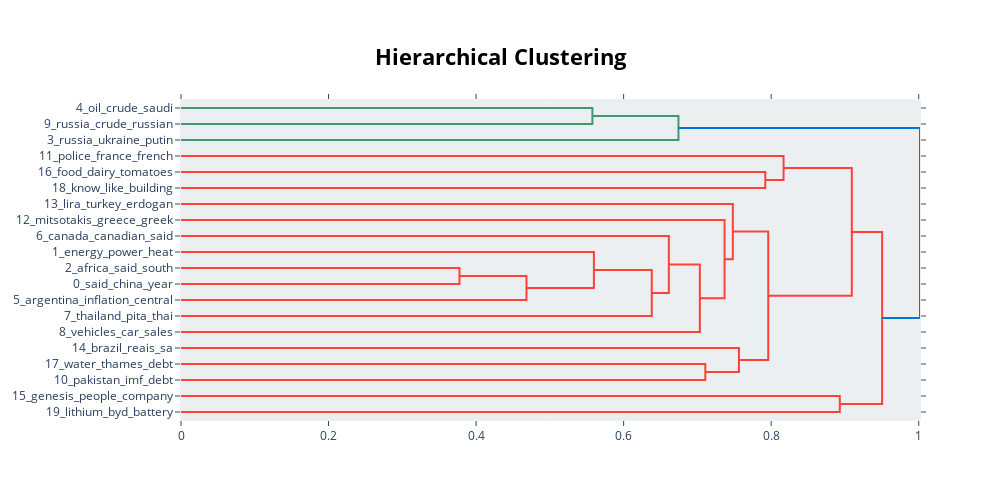

This figure's notebook cell:
### Code cell
model.visualize_hierarchy(top_n_topics=30)

### Figure 1 — Plotly figure (JSON) as saved in the notebook; plotly's stock layout.template omitted (floating-point values rounded to 4 significant figures)
{"data": [{"hoverinfo": "text", "marker": {"color": "rgb(61,153,112)"}, "mode": "lines", "type": "scatter", "x": [0, 0.5576, 0.5576, 0], "xaxis": "x", "y": [-5, -5, -15, -15], "yaxis": "y"}, {"hoverinfo": "text", "marker": {"color": "rgb(61,153,112)"}, "mode": "lines", "type": "scatter", "x": [0.5576, 0.6743, 0.6743, 0], "xaxis": "x", "y": [-10, -10, -25, -25], "yaxis": "y"}, {"hoverinfo": "text", "marker": {"color": "rgb(255,65,54)"}, "mode": "lines", "type": "scatter", "x": [0, 0.7921, 0.7921, 0], "xaxis": "x", "y": [-45, -45, -55, -55], "yaxis": "y"}, {"hoverinfo": "text", "marker": {"color": "rgb(255,65,54)"}, "mode": "lines", "type": "scatter", "x": [0, 0.8168, 0.8168, 0.7921], "xaxis": "x", "y": [-35, -35, -50, -50], "yaxis": "y"}, {"hoverinfo": "text", "marker": {"color": "rgb(255,65,54)"}, "mode": "lines", "type": "scatter", "x": [0, 0.3775, 0.3775, 0], "xaxis": "x", "y": [-105, -105, -115, -115], "yaxis": "y"}, {"hoverinfo": "text", "marker": {"color": "rgb(255,65,54)"}, "mode": "lines", "type": "scatter", "x": [0.3775, 0.4683, 0.4683, 0], "xaxis": "x", "y": [-110, -110, -125, -125], "yaxis": "y"}, {"hoverinfo": "text", "marker": {"color": "rgb(255,65,54)"}, "mode": "lines", "type": "scatter", "x": [0, 0.5597, 0.5597, 0.4683], "xaxis": "x", "y": [-95, -95, -117.5, -117.5], "yaxis": "y"}, {"hoverinfo": "text", "marker": {"color": "rgb(255,65,54)"}, "mode": "lines", "type": "scatter", "x": [0.5597, 0.6381, 0.6381, 0], "xaxis": "x", "y": [-106.2, -106.2, -135, -135], "yaxis": "y"}, {"hoverinfo": "text", "marker": {"color": "rgb(255,65,54)"}, "mode": "lines", "type": "scatter", "x": [0, 0.6613, 0.6613, 0.6381], "xaxis": "x", "y": [-85, -85, -120.6, -120.6], "yaxis": "y"}, {"hoverinfo": "text", "marker": {"color": "rgb(255,65,54)"}, "mode": "lines", "type": "scatter", "x": [0.6613, 0.7033, 0.7033, 0], "xaxis": "x", "y": [-102.8, -102.8, -145, -145], "yaxis": "y"}, {"hoverinfo": "text", "marker": {"color": "rgb(255,65,54)"}, "mode": "lines", "type": "scatter", "x": [0, 0.7368, 0.7368, 0.7033], "xaxis": "x", "y": [-75, -75, -123.9, -123.9], "yaxis": "y"}, {"hoverinfo": "text", "marker": {"color": "rgb(255,65,54)"}, "mode": "lines", "type": "scatter", "x": [0, 0.748, 0.748, 0.7368], "xaxis": "x", "y": [-65, -65, -99.45, -99.45], "yaxis": "y"}, {"hoverinfo": "text", "marker": {"color": "rgb(255,65,54)"}, "mode": "lines", "type": "scatter", "x": [0, 0.7107, 0.7107, 0], "xaxis": "x", "y": [-165, -165, -175, -175], "yaxis": "y"}, {"hoverinfo": "text", "marker": {"color": "rgb(255,65,54)"}, "mode": "lines", "type": "scatter", "x": [0, 0.7563, 0.7563, 0.7107], "xaxis": "x", "y": [-155, -155, -170, -170], "yaxis": "y"}, {"hoverinfo": "text", "marker": {"color": "rgb(255,65,54)"}, "mode": "lines", "type": "scatter", "x": [0.748, 0.796, 0.796, 0.7563], "xaxis": "x", "y": [-82.23, -82.23, -162.5, -162.5], "yaxis": "y"}, {"hoverinfo": "text", "marker": {"color": "rgb(255,65,54)"}, "mode": "lines", "type": "scatter", "x": [0.8168, 0.9093, 0.9093, 0.796], "xaxis": "x", "y": [-42.5, -42.5, -122.4, -122.4], "yaxis": "y"}, {"hoverinfo": "text", "marker": {"color": "rgb(255,65,54)"}, "mode": "lines", "type": "scatter", "x": [0, 0.893, 0.893, 0], "xaxis": "x", "y": [-185, -185, -195, -195], "yaxis": "y"}, {"hoverinfo": "text", "marker": {"color": "rgb(255,65,54)"}, "mode": "lines", "type": "scatter", "x": [0.9093, 0.9504, 0.9504, 0.893], "xaxis": "x", "y": [-82.43, -82.43, -190, -190], "yaxis": "y"}, {"hoverinfo": "text", "marker": {"color": "rgb(0,116,217)"}, "mode": "lines", "type": "scatter", "x": [0.6743, 1.002, 1.002, 0.9504], "xaxis": "x", "y": [-17.5, -17.5, -136.2, -136.2], "yaxis": "y"}], "layout": {"autosize": false, "height": 500, "hoverlabel": {"bgcolor": "white", "font": {"family": "Rockwell", "size": 16}}, "hovermode": "closest", "plot_bgcolor": "#ECEFF1", "showlegend": false, "title": {"font": {"color": "Black", "size": 22}, "text": "<b>Hierarchical Clustering</b>", "x": 0.5, "xanchor": "center", "yanchor": "top"}, "width": 1000, "xaxis": {"mirror": "allticks", "rangemode": "tozero", "showgrid": false, "showline": true, "showticklabels": true, "ticks": "outside", "type": "linear", "zeroline": false}, "yaxis": {"mirror": "allticks", "range": [-200, 0], "rangemode": "tozero", "showgrid": false, "showline": true, "showticklabels": true, "tickmode": "array", "ticks": "outside", "ticktext": ["4_oil_crude_saudi", "9_russia_crude_russian", "3_russia_ukraine_putin", "11_police_france_french", "16_food_dairy_tomatoes", "18_know_like_building", "13_lira_turkey_erdogan", "12_mitsotakis_greece_greek", "6_canada_canadian_said", "1_energy_power_heat", "2_africa_said_south", "0_said_china_year", "5_argentina_inflation_central", "7_thailand_pita_thai", "8_vehicles_car_sales", "14_brazil_reais_sa", "17_water_thames_debt", "10_pakistan_imf_debt", "15_genesis_people_company", "19_lithium_byd_battery"], "tickvals": [-5, -15, -25, -35, -45, -55, -65, -75, -85, -95, -105, -115, -125, -135, -145, -155, -165, -175, -185, -195], "type": "linear", "zeroline": false}}}
